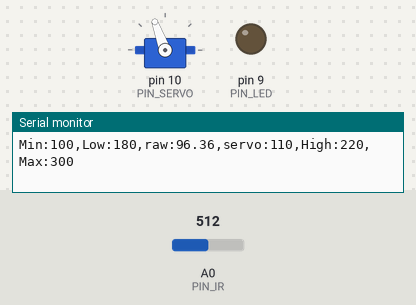
A sketch run on a simulated Arduino Uno, built with avr-gcc and run on an emulated ATmega328P. Parts: servo, output pins drawn as LEDs (lit = HIGH), the last lines printed to the serial monitor. The test bench sets the inputs (shaded band); at power-on: A0 (PIN_IR) = 512.

Above: at 1.2 s.
1.3 s: A0 (PIN_IR) set to 334
2.8 s: A0 (PIN_IR) set to 304
At 3.8 s:
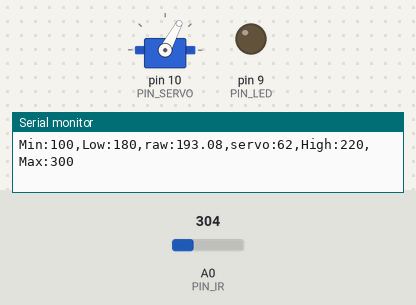
4.3 s: A0 (PIN_IR) set to 370
At 5.0 s:
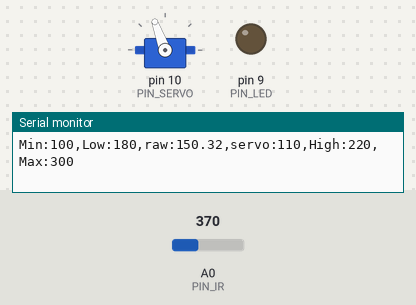
5.9 s: A0 (PIN_IR) set to 306
At 6.3 s:
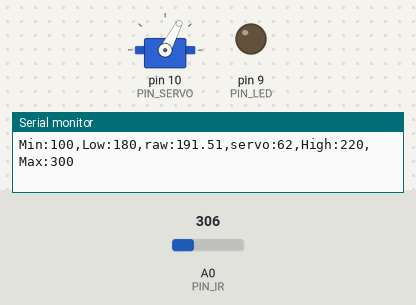
Timing chart, 0 to 8.5 s (numbered marks = the images above; inputs shaded):
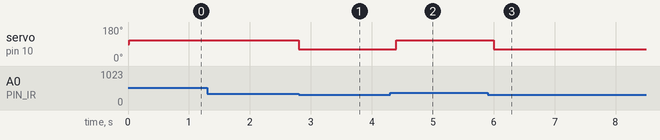

The sketch:

21_bbc_20213090.ino
```cpp
#include <Servo.h>

// Arduino pin assignment
#define PIN_LED 9
#define PIN_SERVO 10
#define PIN_TRIG 12
#define PIN_ECHO 13
#define PIN_IR A0

// configurable parameters
#define SND_VEL 346.0 // sound velocity at 24 celsius degree (unit: m/s)
#define _INTERVAL_DIST 200 // USS interval (unit: ms)
#define _INTERVAL_SERVO 20 // servo interval (unit: ms)
#define _INTERVAL_SERIAL 100 // serial interval (unit: ms)
#define _DIST_MIN 90 // minimum distance to be measured (unit: mm)
#define _DIST_MAX 360 // maximum distance to be measured (unit: mm)

#define _DUTY_MIN 1180 // servo full clockwise position (0 degree)
#define _DUTY_NEU 1476 // servo neutral position (90 degree)
#define _DUTY_MAX 1676 // servo full counterclockwise position (180 degree)

// global variables
float timeout; // unit: us
float dist_min, dist_max, dist_center, dist_raw, dist_prev, dist_cali ; // unit: mm
float scale; // used for pulse duration to distance conversion
Servo myservo;
unsigned long last_sampling_time_dist, last_sampling_time_servo, last_sampling_time_serial; // unit: ms
bool event_dist, event_servo, event_serial;

int a, b, x; // unit: mm

void setup() {
// initialize GPIO pins
  pinMode(PIN_LED,OUTPUT);
  pinMode(PIN_TRIG,OUTPUT);
  digitalWrite(PIN_TRIG, LOW);
  pinMode(PIN_ECHO,INPUT);

  myservo.attach(PIN_SERVO);
  myservo.writeMicroseconds(_DUTY_NEU);

// initialize USS related variables
  dist_min = _DIST_MIN;
  dist_max = _DIST_MAX;
  dist_center = _DIST_MIN + _DIST_MAX / 2.0;
  timeout = (_INTERVAL_DIST / 2) * 1000.0; // precalculate pulseIn() timeout value. (unit: us)
  dist_raw = dist_prev = 0.0; // raw distance output from USS (unit: mm)
  scale = 0.001 * 0.5 * SND_VEL;


// initialize serial port
  Serial.begin(57600);

// initialize event variables
  last_sampling_time_dist = last_sampling_time_servo = last_sampling_time_serial = 0;
  event_dist = event_servo = event_serial = false;

  a = 98;
  b = 392;

}

float ir_distance(void){ // return value unit: mm
  float val;
  float volt = float(analogRead(PIN_IR));
  val = ((6762.0/(volt-9.0))-4.0) * 10.0;
  return val;
}

void loop() {
// wait until next sampling time.
// millis() returns the number of milliseconds since the program started. Will overflow after 50 days.
  unsigned long time_curr = millis();
  if(time_curr >= last_sampling_time_dist + _INTERVAL_DIST) {
        last_sampling_time_dist += _INTERVAL_DIST;
        event_dist = true;
  }
  if(time_curr >= last_sampling_time_servo + _INTERVAL_SERVO) {
        last_sampling_time_servo += _INTERVAL_SERVO;
        event_servo = true;
  }
  if(time_curr >= last_sampling_time_serial + _INTERVAL_SERIAL) {
        last_sampling_time_serial += _INTERVAL_SERIAL;
        event_serial = true;
  }

  if(event_dist) {
    event_dist = false;
    // get a distance reading from the USS
    dist_raw = ir_distance();
    dist_cali = 100 + 300.0 / (b - a) * (dist_raw - a);
  }

  if(event_servo) {
    event_servo = false;
// adjust servo position according to the USS read value
    if(dist_cali > 180) myservo.writeMicroseconds(_DUTY_MIN);
    else myservo.writeMicroseconds(_DUTY_MAX);
//    else myservo.writeMicroseconds(_DUTY_NEU);
  }

  if(event_serial) {
    event_serial = false;
// output the read value to the serial port
    Serial.print("Min:100,Low:180,raw:");
    Serial.print(dist_cali);
    Serial.print(",servo:");
    Serial.print(myservo.read());
    Serial.println(",High:220,Max:300");
  }
}

//// get a distance reading from USS. return value is in millimeter.
//float USS_measure(int TRIG, int ECHO)
//{
//  float reading;
//  digitalWrite(TRIG, HIGH);
//  delayMicroseconds(10);
//  digitalWrite(TRIG, LOW);
//  reading = pulseInLong(ECHO, HIGH, timeout) * scale; // unit: mm
//  if(reading < dist_min || reading > dist_max) reading = 0.0; // return 0 when out of range.
//  if(reading == 0.0) reading = dist_prev; // range filter
//  else dist_prev = reading;
//  return reading;
//}
```

Measured:
- the behaviour switches between 322 and 321 on A0 (PIN_IR) (found by bisection; images 0 and 1)
- after the input at 2.8 s, servo on pin 10 (PIN_SERVO): 110° → 62° at once
- after the input at 4.3 s, servo on pin 10 (PIN_SERVO): 62° → 110° after 0.10 s
- after the input at 5.9 s, servo on pin 10 (PIN_SERVO): 110° → 62° after 0.10 s
